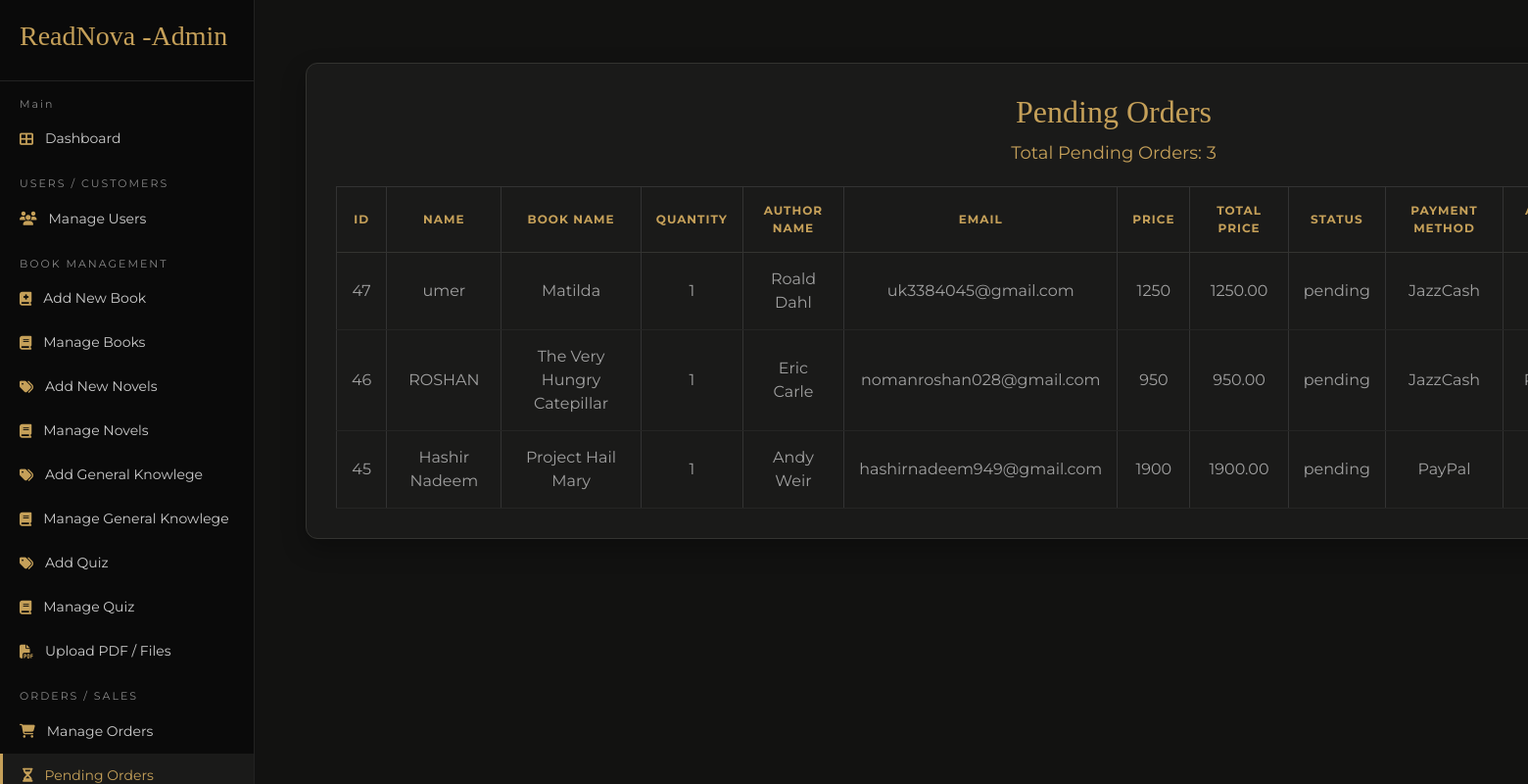
/Admin-site/pendingorder.php, run on the app's committed database.
### tables this page shows
CREATE TABLE `orders` (
  `id` int(11) NOT NULL,
  `book_id` int(11) DEFAULT NULL,
  `book_name` varchar(255) NOT NULL,
  `author` varchar(255) NOT NULL,
  `name` varchar(255) NOT NULL,
  `email` varchar(255) NOT NULL,
  `price` int(11) NOT NULL,
  `payment_method` varchar(50) NOT NULL,
  `created_at` timestamp NOT NULL DEFAULT current_timestamp(),
  `status` varchar(20) DEFAULT 'pending',
  `account_name` varchar(100) DEFAULT NULL,
  `account_number` varchar(50) DEFAULT NULL,
  `quantity` int(11) DEFAULT 1,
  `total_price` decimal(10,2) NOT NULL DEFAULT 0.00,
  `type` varchar(50) NOT NULL
);

### Admin-site/pendingorder.php (the view, shortened to what this page needs)
<?php
include('../includes/connection.php');
$count_query = "SELECT COUNT(*) as total_pending FROM orders WHERE status='pending'";
$count_result = mysqli_query($conn, $count_query);
$count_row = mysqli_fetch_assoc($count_result);
$total_pending = $count_row['total_pending'];
$query = "SELECT * FROM orders WHERE status='pending' ORDER BY id DESC";
$result = mysqli_query($conn, $query);
?>
<!DOCTYPE html>
<html>
<head>
    <link href='https://cdn.jsdelivr.net/npm/bootstrap@5.3.0/dist/css/bootstrap.min.css' rel='stylesheet'>
    <link rel='stylesheet' href='https://cdnjs.cloudflare.com/ajax/libs/font-awesome/6.4.0/css/all.min.css'>
</head>
<body>
<?php include '../includes/sidebar.php'; ?>
<div class="main-content">
    <div class="container">
        <div class="page-box">
            <h2>Pending Orders</h2>
            <div class="total-box">
                Total Pending Orders: <?php echo $total_pending; ?>
            </div>
            <table>
                <tr>
                    <th>ID</th>
                    <th>Name</th>
                    <th>Book Name</th>
                    <th>Quantity</th>
                    <th>Author Name</th>
                    <th>Email</th>
                    <th>Price</th>
                    <th>Total Price</th>
                    <th>Status</th>
                    <th>Payment Method</th>
                    <th>Account Name</th>
                </tr>
                <?php
                if (mysqli_num_rows($result) > 0) {
                    while ($row = mysqli_fetch_assoc($result)) {
                ?>
                <tr>
                    <td><?php echo $row['id']; ?></td>
                    <td><?php echo $row['name']; ?></td>
                    <td><?php echo $row['book_name']; ?></td>
                    <td><?php echo $row['quantity']; ?></td>
                    <td><?php echo $row['author']; ?></td>
                    <td><?php echo $row['email']; ?></td>
                    <td><?php echo $row['price']; ?></td>
                    <td><?php echo $row['total_price']; ?></td>
                    <td><?php echo $row['status']; ?></td>
                    <td><?php echo $row['payment_method']; ?></td>
                    <td><?php echo $row['account_name']; ?></td>
                </tr>
                <?php
                    }
                } else {
                    echo "<tr><td colspan='12'>No Pending Orders Found</td></tr>";
                }
                ?>
            </table>
        </div>
    </div>
</div>
</body>
</html>

### Admin-site/pendingorder.php (style rules this page uses)
body { background: #121211; color: white; font-family: 'Montserrat', sans-serif; margin: 0; padding: 0; }
.main-content { margin-left: 260px; padding: 40px; }
.page-box { background: #1a1a19; padding: 30px; border: 1px solid #333; width: 1650px; }
h2 { font-family: 'Playfair Display', serif; color: #c5a059; margin-bottom: 10px; text-align: center; }
.total-box { text-align: center; color: #c5a059; font-size: 18px; margin-bottom: 20px; }
table { width: 100%; border-collapse: collapse; color: white; }
table th { background: #111; color: #c5a059; padding: 14px; text-align: center; border: 1px solid #333; }
table td { padding: 14px; text-align: center; border: 1px solid #333; background: #1f1f1f; }
.page-box { background: #1a1a19; padding: 30px; border: 1px solid #333330; border-radius: 12px; box-shadow: 0 10px 25px rgba(0,0,0,0.3); }
table { width: 100%; border-collapse: collapse; }
table th { color: #c5a059; text-transform: uppercase; font-size: 12px; padding: 15px; border-bottom: 1px solid #333330; letter-spacing: 1px; background: transparent; }
table td { padding: 15px; color: #a0a0a0; border-bottom: 1px solid #252524; background: transparent; transition: 0.3s; }
table tr { transition: all 0.3s ease; }

### data on the page
orders: id "47", name "umer", book_name "Matilda", quantity "1", author "Roald Dahl", email "uk3384045@gmail.com", price "1250", total_price "1250.00", status "pending", payment_method "JazzCash"
orders: id "46", name "ROSHAN", book_name "The Very Hungry Catepillar", quantity "1", author "Eric Carle", email "nomanroshan028@gmail.com", price "950", total_price "950.00", status "pending", payment_method "JazzCash"
orders: id "45", name "Hashir Nadeem", book_name "Project Hail Mary", quantity "1", author "Andy Weir", email "hashirnadeem949@gmail.com", price "1900", total_price "1900.00", status "pending", payment_method "PayPal"

### other printed values
$total_pending "3"
